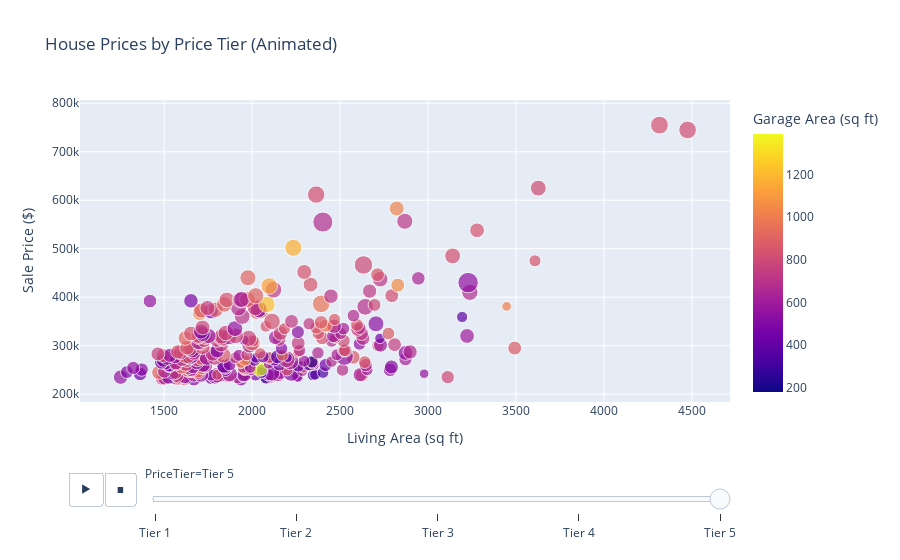

The code cell stored with this chart in its notebook:
### Code cell
import plotly.express as px

fig = px.scatter(df, 
                 x="GrLivArea", 
                 y="SalePrice",
                 size="TotalBsmtSF", 
                 color="GarageArea",
                 animation_frame="PriceTier",
                 title="House Prices by Price Tier (Animated)",
                 labels={
                     "GrLivArea": "Living Area (sq ft)",
                     "SalePrice": "Sale Price ($)",
                     "GarageArea": "Garage Area (sq ft)"
                 })
fig.show()

### Figure 1 — Plotly figure (JSON) as saved in the notebook; plotly's stock layout.template omitted (floating-point values rounded to 4 significant figures; data arrays with more than 128 entries replaced by an {"elided": "..."} marker saying what was removed)
{"data": [{"hovertemplate": "PriceTier=Tier 5<br>Living Area (sq ft)=%{x}<br>Sale Price ($)=%{y}<br>TotalBsmtSF=%{marker.size}<br>Garage Area (sq ft)=%{marker.color}<extra></extra>", "legendgroup": "", "marker": {"color": {"elided": "287 int values"}, "coloraxis": "coloraxis", "size": {"elided": "287 int values"}, "sizemode": "area", "sizeref": 15.28, "symbol": "circle"}, "mode": "markers", "name": "", "orientation": "v", "showlegend": false, "type": "scatter", "x": {"elided": "287 int values"}, "xaxis": "x", "y": {"elided": "287 int values"}, "yaxis": "y"}], "layout": {"autosize": true, "coloraxis": {"colorbar": {"title": {"text": "Garage Area (sq ft)"}}, "colorscale": [[0, "#0d0887"], [0.1111, "#46039f"], [0.2222, "#7201a8"], [0.3333, "#9c179e"], [0.4444, "#bd3786"], [0.5556, "#d8576b"], [0.6667, "#ed7953"], [0.7778, "#fb9f3a"], [0.8889, "#fdca26"], [1, "#f0f921"]]}, "legend": {"itemsizing": "constant", "tracegroupgap": 0}, "sliders": [{"active": 4, "currentvalue": {"prefix": "PriceTier="}, "len": 0.9, "pad": {"b": 10, "t": 60}, "steps": [{"args": [["Tier 1"], {"frame": {"duration": 0, "redraw": false}, "fromcurrent": true, "mode": "immediate", "transition": {"duration": 0, "easing": "linear"}}], "label": "Tier 1", "method": "animate"}, {"args": [["Tier 2"], {"frame": {"duration": 0, "redraw": false}, "fromcurrent": true, "mode": "immediate", "transition": {"duration": 0, "easing": "linear"}}], "label": "Tier 2", "method": "animate"}, {"args": [["Tier 3"], {"frame": {"duration": 0, "redraw": false}, "fromcurrent": true, "mode": "immediate", "transition": {"duration": 0, "easing": "linear"}}], "label": "Tier 3", "method": "animate"}, {"args": [["Tier 4"], {"frame": {"duration": 0, "redraw": false}, "fromcurrent": true, "mode": "immediate", "transition": {"duration": 0, "easing": "linear"}}], "label": "Tier 4", "method": "animate"}, {"args": [["Tier 5"], {"frame": {"duration": 0, "redraw": false}, "fromcurrent": true, "mode": "immediate", "transition": {"duration": 0, "easing": "linear"}}], "label": "Tier 5", "method": "animate"}], "x": 0.1, "xanchor": "left", "y": 0, "yanchor": "top"}], "title": {"text": "House Prices by Price Tier (Animated)"}, "updatemenus": [{"active": 0, "buttons": [{"args": [null, {"frame": {"duration": 500, "redraw": false}, "fromcurrent": true, "mode": "immediate", "transition": {"duration": 500, "easing": "linear"}}], "label": "&#9654;", "method": "animate"}, {"args": [[null], {"frame": {"duration": 0, "redraw": false}, "fromcurrent": true, "mode": "immediate", "transition": {"duration": 0, "easing": "linear"}}], "label": "&#9724;", "method": "animate"}], "direction": "left", "pad": {"r": 10, "t": 70}, "showactive": false, "type": "buttons", "x": 0.1, "xanchor": "right", "y": 0, "yanchor": "top"}], "xaxis": {"anchor": "y", "autorange": true, "domain": [0, 1], "range": [1030.0, 4707.0], "title": {"text": "Living Area (sq ft)"}, "type": "linear"}, "yaxis": {"anchor": "x", "autorange": true, "domain": [0, 1], "range": [140300.0, 858700.0], "title": {"text": "Sale Price ($)"}, "type": "linear"}}}
